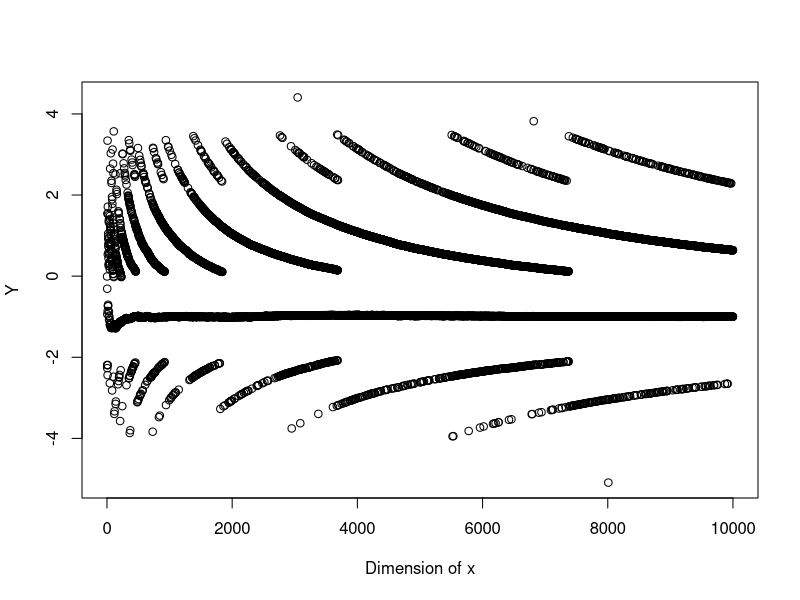

Generate this figure with R:
## ---- chunk 1
x1 <- 1/3
x2 <- 1/4
if(x1-x2 == 1/12){
  print("Teacher said true")
}else{
  print("Teacher lied")
}
## ---- chunk 2
x1 <- 1/3
x2 <- 1/4
if(round(x1-x2, 4)==round(1/12, 4)){
  print("Teacher said true")
}else{
  print("Teacher lied")
}
## ---- chunk 3
derivative <- function(x,epsilon){
  res <- ((x + epsilon) - x) / epsilon 
  return(res)
}

derivative(x = 100000, epsilon = 10^-15)
## ---- chunk 4
derivative(x = 100000, epsilon = 10^-5)
## ---- chunk 5
set.seed(12345)
x <- rnorm(10000, mean = 10^8, sd = 1)
myvar <- function(x){
  v <- 1/(length(x) - 1) * (sum(x^2) - 1/length(x) * (sum(x)^2))
  return(v)
}

y <- c()
for(i in 1:10000){
  sub <- x[1:i]
  y[i] <- myvar(sub) - var(sub)
}

plot(1:10000, y, xlab = "Dimension of x", ylab = "Y")
## ---- chunk 6
for(i in 2:10){
print(myvar(x[1:i]))
}
## ---- chunk 7
for(i in 2:10){
print(var(x[1:i]))
}  
